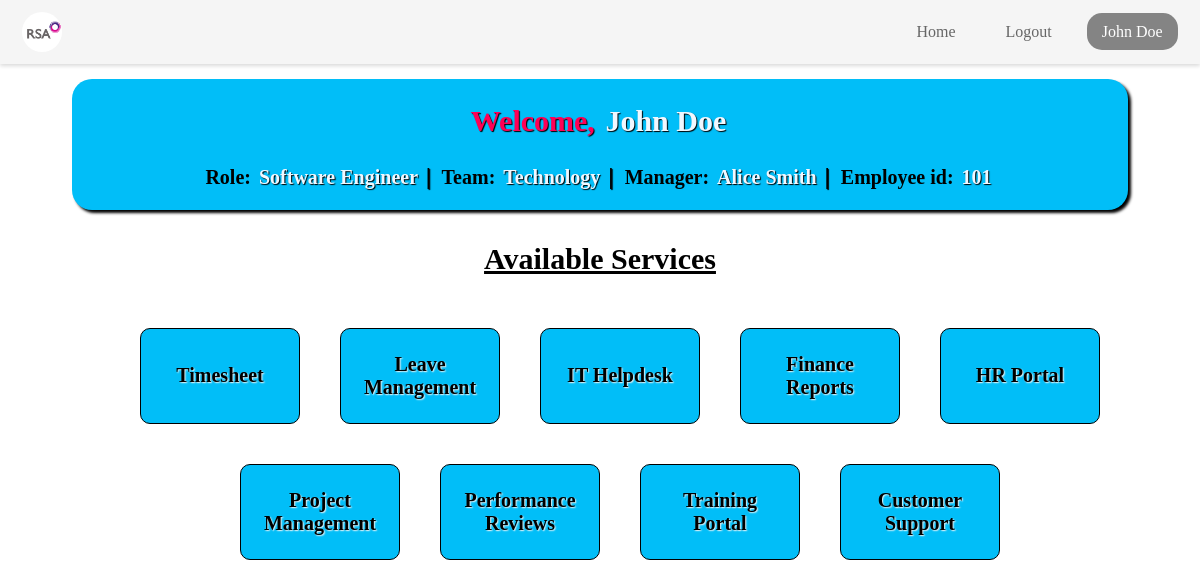
Screenshot of /home (signed in) with the database file from the repository.
### tables this page shows
CREATE TABLE EMS_users (
    EmployeeID TEXT PRIMARY KEY,
    Fname TEXT,
    Mname TEXT,
    Lname TEXT,
    ManagerID TEXT,
    EMSlogin TEXT,
    Role TEXT,
    Team TEXT,
    ManagerName TEXT,
    Password TEXT
, Email VARCHAR(255));

### app.py (the view)
@app.route('/home')
@login_required
def home():
    return render_template('home.html', id =current_user.id, fname=current_user.fname, lname=current_user.lname, role=current_user.role, team=current_user.team ,managername=current_user.managername , email =current_user.email)

### app.py (called while the page is built)
def get_db_connection():
    conn = sqlite3.connect('ems_user.db')
    conn.row_factory = sqlite3.Row
    return conn

@login_manager.user_loader
def load_user(user_id):
    conn = get_db_connection()
    user = conn.execute('SELECT * FROM EMS_users WHERE EmployeeID = ?', (user_id,)).fetchone()
    conn.close()
    if user:
        return User(user['EmployeeID'], user['Fname'], user['Lname'], user['Role'], user['Team'] ,user['ManagerName'],user['Email'])
    return None

### templates/home.html (shortened to what this page needs)
<!DOCTYPE html>
<html lang="en">
  <head>
    <link
      rel="stylesheet"
      href="{{ url_for('static', filename='css/home/home.css') }}"
    />
  </head>
  <body>
    <div>{% include 'navbar.html' %}</div>
    <div class="home-box">
      <div class="home-banner">
        <h2>Welcome, <span>{{ fname }} {{ lname }}</span></h2>
        <p>
          Role:
          <span>
            {{ role }}
            <span style="color: black; font-size: larger">|</span></span
          >
          Team:
          <span
            >{{ team }}
            <span style="color: black; font-size: larger">|</span></span
          >
          Manager:
          <span>
            {{ managername }}
            <span style="color: black; font-size: larger">|</span></span
          >
          Employee id:
          <span>{{ id }}</span>
        </p>
      </div>
      <div class="home-services">
        <h3>Available Services</h3>
        <ul>
          <a href="{{ url_for('timesheet_home') }}"><li>Timesheet</li></a>
          <a href=""><li>Leave Management</li></a>
          <a href=""><li>IT Helpdesk</li></a>
          <a href=""><li>Finance Reports</li></a>
          <a href=""><li>HR Portal</li></a>
          <a href=""><li>Project Management</li></a>
          <a href=""><li>Performance Reviews</li></a>
          <a href=""><li>Training Portal</li></a>
          <a href=""><li>Customer Support</li></a>
        </ul>
      </div>
    </div>
  </body>
</html>

### templates/navbar.html (shortened to what this page needs)
<!DOCTYPE html>
<html lang="en">
  <head>
    <link
      rel="stylesheet"
      href="{{ url_for('static', filename='css/navbar/navbar.css') }}"
    />
  </head>
  <body>
    <header id="navbar">
      <nav class="navbar-container container">
        <a href="/home" class="home-link">
          <div class="navbar-logo">
            <img
              src="{{ url_for('static', filename='images/logo.png') }}"
              alt="Logo"
            />
          </div>
        </a>
        <div class="navbar-links">
          <a class="navbar-link" href="/home">Home</a>
          <a class="navbar-link" href="/logout">Logout</a>
          <div class="navInfo" data-toggle="false">
            <a class="navbar-link-name" href="#">
              <span>{{ fname }} {{ lname }}</span>
            </a>
          </div>
        </div>
      </nav>
    </header>
  </body>
</html>

### static/css/home/home.css (style rules this page uses)
a { text-decoration: none; color: black; }
.home-box { display: flex; flex-direction: column; margin: 64px; justify-content: center; align-items: center; }
.home-banner { margin-top: 15px; text-align: center; background-color: rgb(1, 190, 248); width: 100%; border-radius: 20px; box-shadow: 3px 3px 3px black; font-weight: 800; font-size: 20px; }
.home-banner h2 { color: rgb(255, 0, 85); text-shadow: 1px 1px 1px black; }
.home-banner span { padding: 3px; color: aliceblue; text-shadow: 1px 1px 1px black; }
.home-services { text-align: center; }
.home-services h3 { font-size: 30px; padding: 2px; text-decoration: underline; }
.home-services ul { list-style-type: none; display: flex; flex-wrap: wrap; justify-content: center; }
.home-services li { height: 6rem; width: 10rem; padding: 20px; margin: 20px; border: 1px solid black; box-sizing: border-box; background-color: rgb(1, 190, 248); font-size: 20px; text-shadow: 1px 1px 1px black; align-content: center; border-radius: 10px; text-shadow: 1px 0.5px 1.5px whitesmoke; font-weight: 600; }

### static/css/navbar/navbar.css (style rules this page uses)
#navbar { --navbar-bg-color: whitesmoke; --navbar-text-color: #666; --navbar-text-color-focus: #fff; --navbar-bg-contrast: rgb(255, 0, 85); position: fixed; top: 0; left: 0; right: 0; height: 64px; background-color: var(--navbar-bg-color); box-shadow: 0 2px 4px rgba(0, 0, 0, 0.15); z-index: 99; }
.navbar-container { display: flex; justify-content: space-between; align-items: center; height: 100%; padding: 0 1.4rem; }
.home-link { display: flex; align-items: center; }
.navbar-logo { background-color: var(--navbar-text-color-focus); border-radius: 50%; width: 40px; height: 40px; margin-right: 0.5em; }
.navbar-logo img { width: 50px; margin-top: -0.42rem; margin-left: -0.2rem; }
.navbar-links { display: flex; align-items: center; gap: 20px; }
.navbar-link { color: var(--navbar-text-color); text-decoration: none; border-radius: 15px; font-weight: 500; padding: 10px 15px; transition: background-color 0.3s ease; border-radius: 15px; }
.navbar-link-name { background-color: #666666c9; color: #fff; padding: 10px 15px; border-radius: 15px; text-decoration: none; }
.navInfo { position: relative; color: black; }

### rows the page displays
EMS_users: Fname "John", Lname "Doe", Role "Software Engineer", Team "Technology", ManagerName "Alice Smith", EmployeeID "101"
